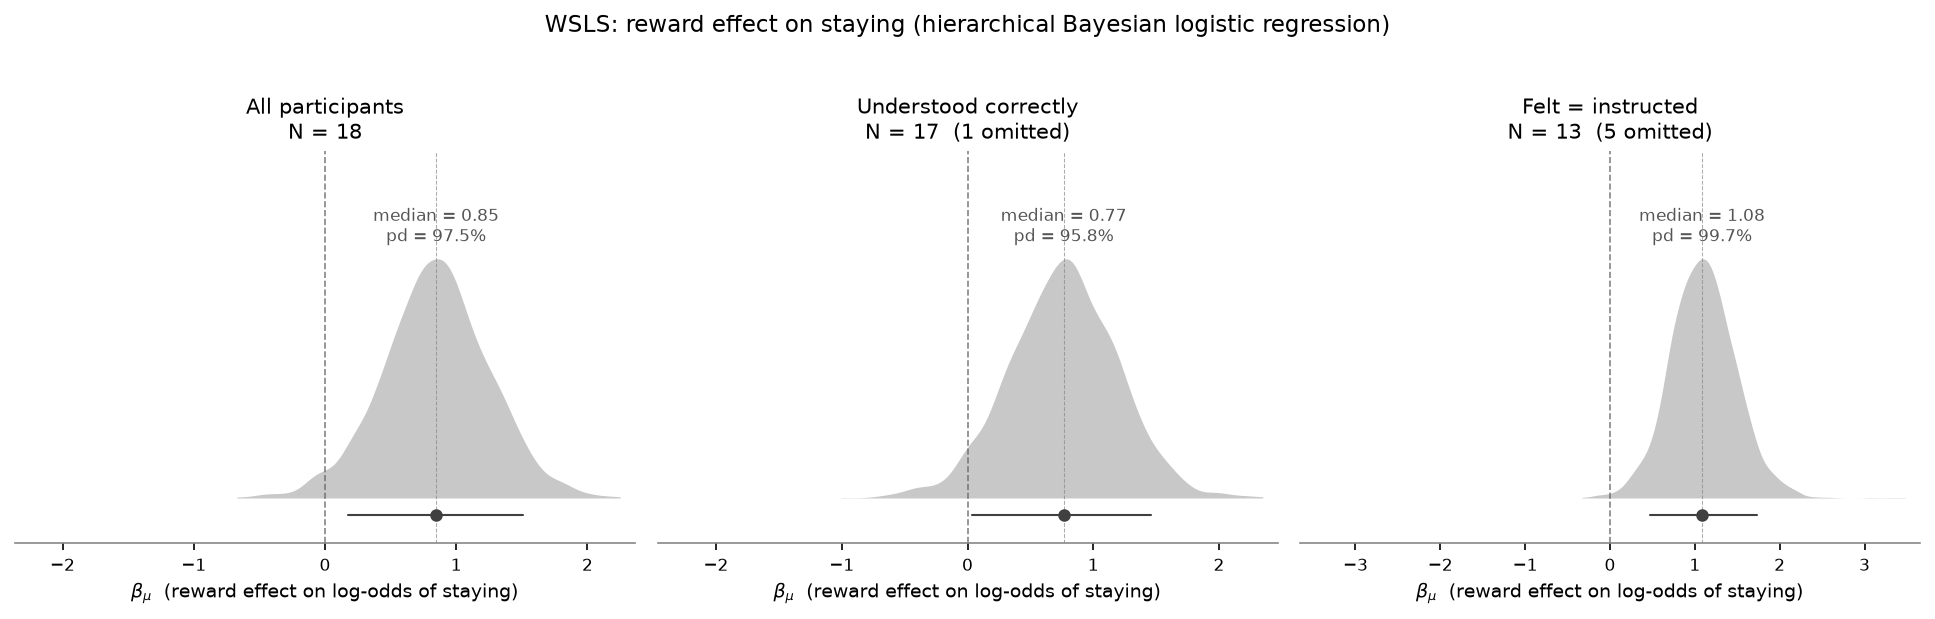

Recreate this plot in Python.
"""
WSLS Bayesian hierarchical logistic regression — three belief subgroups.

Model:  stay ~ Bernoulli(logit⁻¹(alpha[j] + beta[j] * reward_prev))
  alpha[j] ~ Normal(alpha_mu, alpha_sigma)   — random intercept (baseline stay tendency)
  beta[j]  ~ Normal(beta_mu,  beta_sigma)    — random reward slope (WSLS effect)

Three panels:
  1. All 18 participants
  2. 17 who understood instructions correctly (50/50/50)
  3. 14 who felt odds matched instructions (felt_different == "no")
"""

import os
import re
import warnings
import numpy as np
import pandas as pd
import pymc as pm
import arviz as az
import matplotlib
matplotlib.use("Agg")
import matplotlib.pyplot as plt
import matplotlib.patches as mpatches
from scipy.stats import gaussian_kde

# ── participant IDs ──────────────────────────────────────────────────────────
MISUNDERSTOOD = {"67dae998d8f2cfb8a8e3bf03"}          # reported 44/16/76

FELT_DIFFERENT = {                                      # felt_different == "yes"
    "677009b08130c3028f6a8a6d",
    "68598a1d4cebd213b2abb1d9",
    "69b7e04340b00585acbb91ac",
    "6a0092581cd317f1ff1765a2",
}

GROUPS = [
    {
        "label":    "All participants",
        "n_total":  18,
        "n_omit":   0,
        "exclude":  set(),
    },
    {
        "label":    "Understood correctly",
        "n_total":  18,
        "n_omit":   1,
        "exclude":  MISUNDERSTOOD,
        "omit_note": "1 excluded (misreported instruction odds)",
    },
    {
        "label":    "Felt = instructed",
        "n_total":  18,
        "n_omit":   5,
        "exclude":  FELT_DIFFERENT | MISUNDERSTOOD,
        "omit_note": "5 excluded (felt odds differed or misreported instructions)",
    },
]

DATA_DIR  = "../../data/ioc-all-fixed-pilot/task"
OUT_PNG   = "wsls_three_panels.png"

# ── load & preprocess ────────────────────────────────────────────────────────
def load_all(data_dir):
    records = []
    for fname in sorted(os.listdir(data_dir)):
        if not fname.endswith(".csv"):
            continue
        m = re.match(r"ioc-all_([a-f0-9]{24})_SESSION", fname)
        if not m:
            continue
        pid = m.group(1)
        df = pd.read_csv(os.path.join(data_dir, fname), low_memory=False)
        gb = df[
            (df["task"] == "gambling_choice") &
            (df["block_number"].astype(str) != "training")
        ].copy()
        gb["participant"] = pid
        gb["reward"]           = pd.to_numeric(gb["reward"],           errors="coerce")
        gb["trial_number"]     = pd.to_numeric(gb["trial_number"],     errors="coerce")
        gb["is_choice_valid"]  = gb["is_choice_valid"].astype(str).str.lower() == "true"
        records.append(gb)
    return pd.concat(records, ignore_index=True)


def make_wsls_df(raw, exclude_ids):
    df = raw[~raw["participant"].isin(exclude_ids)].copy()
    df = df.sort_values(["participant", "block_number", "trial_number"])
    df["choice_prev"]   = df.groupby(["participant", "block_number"])["choice_key"].shift(1)
    df["reward_prev"]   = df.groupby(["participant", "block_number"])["reward"].shift(1)
    df["is_valid_prev"] = df.groupby(["participant", "block_number"])["is_choice_valid"].shift(1)
    df = df[
        (df["trial_number"] > 1) &
        (df["is_choice_valid"] == True) &
        (df["is_valid_prev"]   == True) &
        df["choice_prev"].notna() &
        df["reward_prev"].notna()
    ].copy()
    df["stay"]        = (df["choice_key"] == df["choice_prev"]).astype(int)
    df["reward_prev"] = df["reward_prev"].astype(int)
    pids = sorted(df["participant"].unique())
    pid_map = {p: i for i, p in enumerate(pids)}
    df["subj_idx"] = df["participant"].map(pid_map)
    return df, pids


# ── Bayesian fit ─────────────────────────────────────────────────────────────
def fit_model(df, n_subjects, group_label):
    print(f"\n=== Fitting: {group_label} (N={n_subjects}, {len(df)} trials) ===")
    with pm.Model() as model:
        alpha_mu    = pm.Normal("alpha_mu",    0, 2)
        beta_mu     = pm.Normal("beta_mu",     0, 2)
        alpha_sigma = pm.HalfNormal("alpha_sigma", 1)
        beta_sigma  = pm.HalfNormal("beta_sigma",  1)

        alpha_z = pm.Normal("alpha_z", 0, 1, shape=n_subjects)
        beta_z  = pm.Normal("beta_z",  0, 1, shape=n_subjects)

        alpha = pm.Deterministic("alpha", alpha_mu + alpha_sigma * alpha_z)
        beta  = pm.Deterministic("beta",  beta_mu  + beta_sigma  * beta_z)

        log_odds = alpha[df["subj_idx"].values] + beta[df["subj_idx"].values] * df["reward_prev"].values
        pm.Bernoulli("stay", logit_p=log_odds, observed=df["stay"].values)

        idata = pm.sample(
            draws=1000, tune=1000, chains=4, target_accept=0.9,
            progressbar=True, random_seed=42,
            nuts_sampler="nutpie" if False else "pymc",
        )
    return idata


# ── plot helpers ─────────────────────────────────────────────────────────────
GREY_FILL  = "#c8c8c8"
GREY_LINE  = "#404040"
GREY_MED   = "#888888"
ZERO_COL   = "#666666"


def posterior_panel(ax, draws, group_info, n_in_sample):
    med  = float(np.median(draws))
    pd_  = max(np.mean(draws > 0), np.mean(draws < 0)) * 100
    ci90 = np.quantile(draws, [0.05, 0.95])

    kde  = gaussian_kde(draws, bw_method="scott")
    xs   = np.linspace(draws.min(), draws.max(), 512)
    ys   = kde(xs)
    ys   = ys / ys.max()

    ax.fill_between(xs, ys, color=GREY_FILL, linewidth=0)

    CI_Y = -0.07
    # 90 % CI
    ax.plot([ci90[0], ci90[1]], [CI_Y, CI_Y], color=GREY_LINE, linewidth=1.0, solid_capstyle="round")
    # median dot
    ax.plot(med, CI_Y, "o", color=GREY_LINE, markersize=5, zorder=5)

    ax.axvline(0,   color=ZERO_COL,  linestyle="--", linewidth=0.8, alpha=0.8)
    ax.axvline(med, color=GREY_MED,  linestyle="--", linewidth=0.5, alpha=0.7)

    ax.text(med, 1.22,
            f"median = {med:.2f}\npd = {pd_:.1f}%",
            ha="center", va="top", fontsize=8, color="#555555")

    max_abs = max(abs(draws.min()), abs(draws.max())) * 1.05
    ax.set_xlim(-max_abs, max_abs)
    ax.set_ylim(CI_Y - 0.12, 1.45)

    # title with sample info
    n_omit = group_info["n_omit"]
    if n_omit == 0:
        subtitle = f"N = {n_in_sample}"
    else:
        subtitle = f"N = {n_in_sample}  ({n_omit} omitted)"
    ax.set_title(f"{group_info['label']}\n{subtitle}", fontsize=10, pad=6)

    ax.set_xlabel(r"$\beta_{\mu}$  (reward effect on log-odds of staying)", fontsize=9)
    ax.spines[["top", "right", "left"]].set_visible(False)
    ax.yaxis.set_visible(False)
    ax.spines["bottom"].set_color("#888888")
    ax.tick_params(axis="x", labelsize=8)


# ── main ─────────────────────────────────────────────────────────────────────
def main():
    os.chdir(os.path.dirname(os.path.abspath(__file__)))

    print("Loading data …")
    raw = load_all(DATA_DIR)
    print(f"  Total gambling rows loaded: {len(raw)}")

    idatas = []
    wsls_dfs = []
    for g in GROUPS:
        df, pids = make_wsls_df(raw, g["exclude"])
        wsls_dfs.append(df)
        idata = fit_model(df, len(pids), g["label"])
        idatas.append(idata)

    # ── figure ───────────────────────────────────────────────────────────────
    fig, axes = plt.subplots(1, 3, figsize=(13, 4))
    fig.suptitle("WSLS: reward effect on staying (hierarchical Bayesian logistic regression)",
                 fontsize=11, y=1.02)

    for ax, idata, g, wdf in zip(axes, idatas, GROUPS, wsls_dfs):
        beta_mu_draws = idata.posterior["beta_mu"].values.flatten()
        n_in = len(wdf["participant"].unique())
        posterior_panel(ax, beta_mu_draws, g, n_in)

    plt.tight_layout()
    plt.savefig(OUT_PNG, dpi=150, bbox_inches="tight")
    print(f"\nSaved → {OUT_PNG}")


if __name__ == "__main__":
    warnings.filterwarnings("ignore", category=FutureWarning)
    main()
